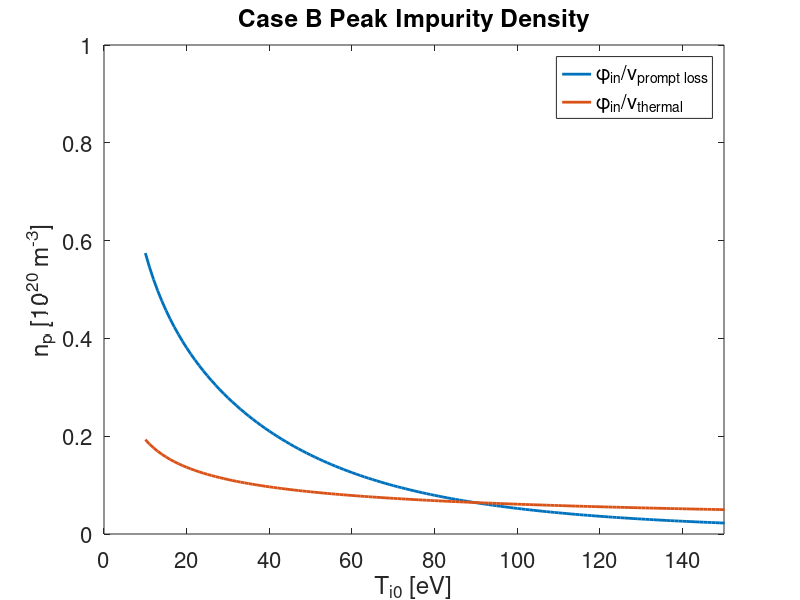
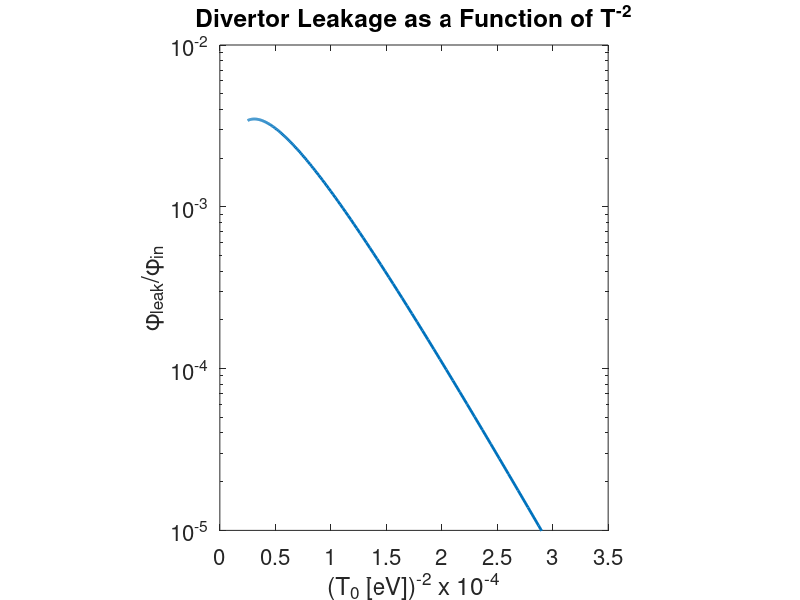

The MATLAB script that drew these images, in order: (Note: this script raises an error after producing the figures.)

clear all
close all

Ti0=linspace(10,200,191);
m=12;
mz=m;
Z=4;
fcond = .1;
n0=1e20;
Mi=.1;
k0e=2000;
mD=2;
mi=mD;
sinj=0.15;
sv=1.2;

phi_in = 1.73e23;
vTh = sqrt(Ti0*1.602e-19./m./1.66e-27);
tau_s = m*Ti0.*(Ti0/mD).^0.5./(6.8e4*(1+mD/m)*n0/1e18*(Z^2)*15);
vdiff = vTh.*vTh.*tau_s./.15;
cs = sqrt((2*1.602e-19*Ti0)/2/1.66e-27);
vB = -Mi*sqrt((2*1.602e-19*Ti0)/2/1.66e-27);


mu = mz/(mz+mi);
Beta_i = 3*(mu+5*sqrt(2)*Z^2*(1.1*mu^(5/2) - 0.35*mu^(3/2)) - 1)/(2.6-2*mu + 5.4*mu^2)
s=sinj;
gamma=7;
mz=12;
mD=2
cs0=sqrt(2*Ti0*1.602e-19/mD/1.66e-27);
P=gamma*n0*cs0.*Ti0.*1.602e-19;
a = 7/2*fcond*P/k0e./Ti0.^(7/2);
dTids = Ti0.*(2*a./7./(a*s+1).^(5/7));
vTi = 1.602e-19/1.66e-27/m*Beta_i*tau_s.*dTids;
vpl = vdiff - vB - vTi;
figure(1)
plot(Ti0,phi_in./vpl./1e20,'lineWidth',2)
hold on
plot(Ti0,phi_in./vTh./1e20,'lineWidth',2)
title('Case B Peak Impurity Density')
xlabel('T_{i0} [eV]')
ylabel('n_p [10^{20} m^{-3}]')
axis([0 150 0 1])
set(gca,'fontsize',16)
legend('\phi_{in}/v_{prompt loss}','\phi_{in}/v_{thermal}')
np=phi_in./vpl;




cs0=sqrt(2*Ti0*1.602e-19/mD/1.66e-27);
P=gamma*n0*cs0.*Ti0.*1.602e-19;
k0e=2000;




FFf = mz*1.66e-27*(Mi*cs0)./Ti0./1.602e-19./tau_s.*(sv-sinj);
Ts_sv = Ti0.*(1+7/2*fcond*P*sv/k0e./Ti0.^(7/2)).^(2/7);
Ts_sinj = Ti0.*(1+7/2*fcond*P*sinj/k0e./Ti0.^(7/2)).^(2/7);
FiGf = (Beta_i-1)*log(Ts_sv/Ts_sinj);
nz_np = exp(-FFf+FiGf);
figure(2)
semilogy(1./(Ti0.^2)*1e4,nz_np.*np.*vTi./1.73e23,'lineWidth',2)
% semilogy(1./(Ti0.^2)*1e4,exp(-40000./(Ti0.^2)))
axis([0 3.5 1e-5 1e-2])
xlabel('(T_0 [eV])^{-2} x 10^{-4}')
ylabel('\phi_{leak}/\phi_{in}')
title('Divertor Leakage as a Function of T^{-2}')
set(gca,'fontsize',16)
pbaspect([1 1.25 1])

figure(3)
M = csvread('../SFT-2/caseE-2-Table 1.csv',1,0)
Tgitr = M(:,1);
LeakGitr = M(:,6);
hold on 
scatter(1./(Tgitr.*Tgitr)*1e4,LeakGitr)
set(gca,'yscale','log')
axis([0 3.5 1e-4 2e-1])
xlabel('(T_0 [eV])^{-2} x 10^{-4}')
ylabel('\phi_{leak}/\phi_{in}')
title('Divertor Leakage as a Function of T^{-2}')
set(gca,'fontsize',16)
pbaspect([1 1.25 1])
